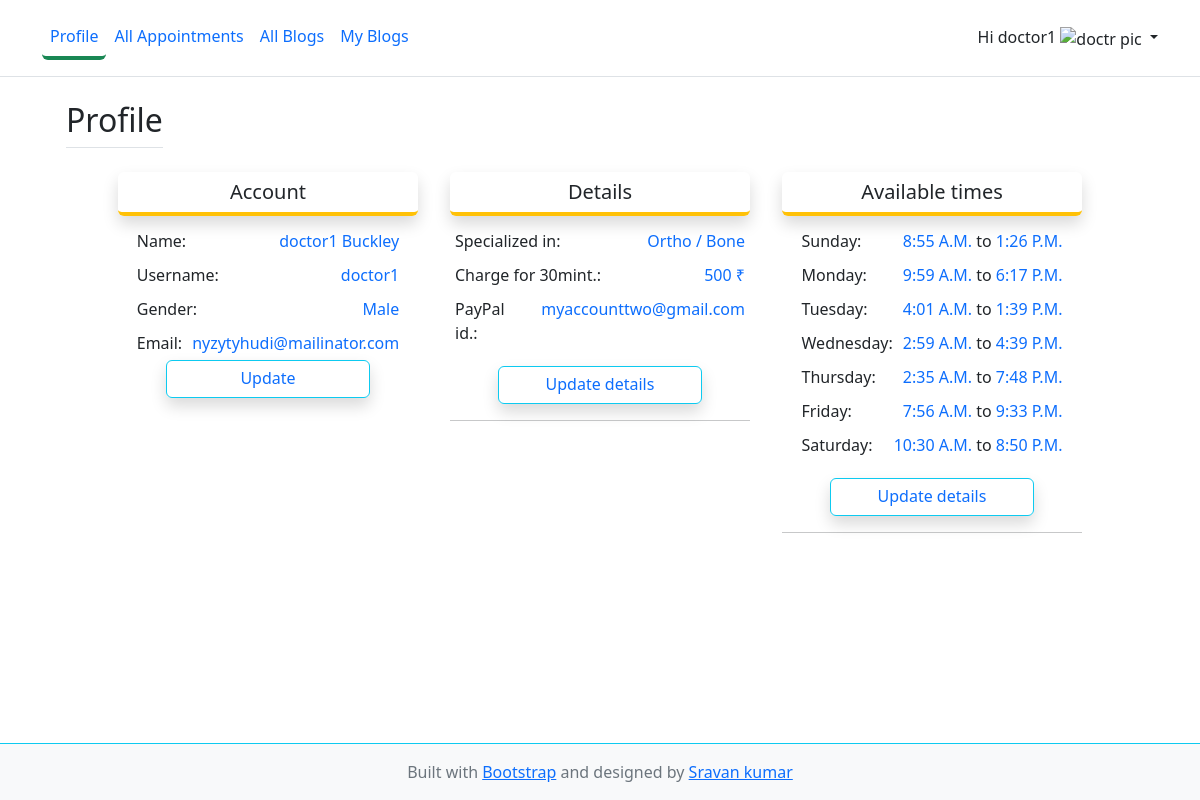
The app's page /doctor/profile/ (signed in) with its own data.
### accounts/models.py (models this page shows, shortened)
class CustomUser(AbstractUser):
    role_options = (
        ('admin', "Admin"),
        ('doctor', "Doctor"),
        ('patient', "Patient"),
    )
    gender_options = (
        ("male", "Male"),
        ("female", "Female"),
    )
    role = models.CharField(choices=role_options, default="admin", max_length=30)
    gender = models.CharField(choices=gender_options, max_length=20)
    age = models.PositiveIntegerField(null=True)

### doctors/models.py (models this page shows, shortened)
class Doctors(models.Model):
    details = models.OneToOneField(CustomUser, on_delete=models.CASCADE, related_name='doctor')
    profile_image = models.ImageField(upload_to='images/doctors', null=True)
    specialized_in = models.ForeignKey(Specialities, on_delete=models.CASCADE)
    charge = models.PositiveIntegerField()
    paypal_account = models.EmailField(max_length=70, null=True)
    sun_start = models.TimeField(null=True, blank=True)
    sun_end = models.TimeField(null=True, blank=True)
    mon_start = models.TimeField(null=True, blank=True)
    mon_end = models.TimeField(null=True, blank=True)
    tue_start = models.TimeField(null=True, blank=True)
    tue_end = models.TimeField(null=True, blank=True)
    wed_start = models.TimeField(null=True, blank=True)
    wed_end = models.TimeField(null=True, blank=True)
    thu_start = models.TimeField(null=True, blank=True)
    thu_end = models.TimeField(null=True, blank=True)
    fri_start = models.TimeField(null=True, blank=True)
    fri_end = models.TimeField(null=True, blank=True)
    sat_start = models.TimeField(null=True, blank=True)
    sat_end = models.TimeField(null=True, blank=True)

class Specialities(models.Model):
    title = models.CharField(max_length=50, unique=True)
    slug = models.CharField(max_length=50, unique=True)
    def __str__(self):
        return self.title

### doctors/views.py (the view)
# urls.py: path('profile/', views.profile, name='profile'),
def profile(request):
    try:
        doctor = Doctors.objects.get(details_id=request.user.id)
        form = AvailableTimeUpdationForm(instance=doctor)
    except:
        doctor = None
        form = AvailableTimeUpdationForm()
    context = {
        'doctor': doctor,
        'form': form
    }
    return render(request, 'doctor/profile.html', context)

### doctors/context_preprocessor.py (called while the page is built)
def specialised_categories(request):
    categories = Specialities.objects.all()
    form = DoctorDetailsForm()
    doctor = Doctors.objects.all()
    context = {
        'fm': form,
        'specialisations': categories,
        'doctors': doctor
    }
    return context

### templates/doctor/profile.html (shortened to what this page needs)
{% extends 'doctor/base.html' %}
{% block content %}
<div class="container px-4 py-2" id="icon-grid">
    <div class="d-flex">
        <h2 class="pb-2 border-bottom">Profile</h2>
    </div>
    <div class="row px-5">
        <div class="col-lg-4 px-md-3 mt-3">
            <h5 class="text-center border-bottom border-4 px-3 py-2 shadow rounded border-warning">Account</h5>
            <div>
                <table cellpadding="5" class="m-auto">
                    <tr class="d-flex justify-content-between">
                        <td>Name:</td>
                        <td class="text-primary">{{ request.user.first_name }} {{ request.user.last_name }}</td>
                    </tr>
                    <tr class="d-flex justify-content-between">
                        <td>Username:</td>
                        <td class="text-primary">{{ request.user.username }}</td>
                    </tr>
                    <tr class="d-flex justify-content-between">
                        <td>Gender:</td>
                        <td style="text-transform: capitalize;" class="text-primary">{{ request.user.gender }}</td>
                    </tr>
                    <tr class="d-flex justify-content-between">
                        <td>Email:</td>
                        <td class="text-primary">{{ request.user.email }}</td>
                    </tr>
                </table>
                <a href="{% url 'doctor:doctor-update' request.user.id %}" class="text-decoration-none">
                    <h6 class="text-center border mx-5 px-3 py-2 shadow rounded border-info">Update</h6>
                </a>
            </div>
        </div>
        <div class="col-lg-4 px-md-3 mt-3">
            <h5 class="text-center border-bottom border-4 px-3 py-2 shadow rounded border-warning">Details</h5>
            <div>
                {% if doctor %}
                <table cellpadding="5" class="m-auto">
                    <tr class="d-flex justify-content-between">
                        <td>Specialized in:</td>
                        <td class="text-primary">{{ doctor.specialized_in }}</td>
                    </tr>
                    <tr class="d-flex justify-content-between">
                        <td>Charge for 30mint.:</td>
                        <td class="text-primary">{{ doctor.charge }} &#8377;</td>
                    </tr>
                    <tr class="d-flex justify-content-between">
                        <td>PayPal id.:</td>
                        <td class="text-primary">{{ doctor.paypal_account }}</td>
                    </tr>
                </table>
                <div class="mt-3">
                    <a href="" class="text-decoration-none" data-bs-toggle="modal" data-bs-target="#exampleModal">
                        <h6 class="text-center border mx-5 px-3 py-2 shadow rounded border-info">Update details</h6>
                    </a>
                </div>
                {% else %}
                <p class="text-danger text-center">Not updated yet</p>
                {% endif %}
                <hr>
            </div>
        </div>
        <div class="col-lg-4 px-md-3 mt-3">
            <h5 class="text-center border-bottom border-4 px-3 py-2 shadow rounded border-warning">Available times</h5>
            {% if doctor %}
            <div>
                <table cellpadding="5" class="m-auto">
                    <tr class="d-flex justify-content-between">
                        <td>Sunday:</td>
                        <td class="text-primary text-uppercase">
                            {{ doctor.sun_start }}
                            <span class="text-dark text-lowercase">to</span>
                            {{ doctor.sun_end }}
                        </td>
                    </tr>
                    <tr class="d-flex justify-content-between">
                        <td>Monday:</td>
                        <td class="text-primary text-uppercase">
                            {{ doctor.mon_start }}
                            <span class="text-dark text-lowercase">to</span>
                            {{ doctor.mon_end }}
                        </td>
                    </tr>
                    <tr class="d-flex justify-content-between">
                        <td>Tuesday:</td>
                        <td class="text-primary text-uppercase">
                            {{ doctor.tue_start }}
                            <span class="text-dark text-lowercase">to</span>
                            {{ doctor.tue_end }}
                        </td>
                    </tr>
                    <tr class="d-flex justify-content-between">
                        <td>Wednesday:</td>
                        <td class="text-primary text-uppercase">
                            {{ doctor.wed_start }}
                            <span class="text-dark text-lowercase">to</span>
                            {{ doctor.wed_end }}
                        </td>
                    </tr>
                    <tr class="d-flex justify-content-between">
                        <td>Thursday:</td>
                        <td class="text-primary text-uppercase">
                            {{ doctor.thu_start }}
                            <span class="text-dark text-lowercase">to</span>
                            {{ doctor.thu_end }}
                        </td>
                    </tr>
                    <tr class="d-flex justify-content-between">
                        <td>Friday:</td>
                        <td class="text-primary text-uppercase">
                            {{ doctor.fri_start }}
                            <span class="text-dark text-lowercase">to</span>
                            {{ doctor.fri_end }}
                        </td>
                    </tr>
                    <tr class="d-flex justify-content-between">
                        <td>Saturday:</td>
                        <td class="text-primary text-uppercase">
                            {{ doctor.sat_start }}
                            <span class="text-dark text-lowercase">to</span>
                            {{ doctor.sat_end }}
                        </td>
                    </tr>
                </table>
                <div class="mt-3">
                    <a href="" class="text-decoration-none" data-bs-toggle="modal" data-bs-target="#availableTimeModal">
                        <h6 class="text-center border mx-5 px-3 py-2 shadow rounded border-info">Update details</h6>
                    </a>
                </div>
            </div>
            {% else %}
            <p class="text-danger text-center">Not updated yet</p>
            {% endif %}
            <hr>
        </div>
    </div>
</div>
{% endblock %}

### templates/doctor/base.html (shortened to what this page needs)
<!doctype html>
{% load static %}
<html lang="en" class="h-100">
<head>
    <link href='https://unpkg.com/boxicons@2.1.2/css/boxicons.min.css' rel='stylesheet'>
    <link href="https://cdn.jsdelivr.net/npm/bootstrap@5.2.0-beta1/dist/css/bootstrap.min.css" rel="stylesheet"
>
    <link href="{% static 'vendor/fontawesome-free/css/all.min.css' %}" rel="stylesheet" type="text/css">
    <link rel="stylesheet" href="{% static 'css/custom.css' %}">
</head>
<body class="d-flex flex-column h-100">
<header class="p-3 mb-3 border-bottom sticky-top bg-white">
    <div class="container">
        <div class="d-flex flex-wrap align-items-center justify-content-center justify-content-lg-start">
            <ul class="nav col-12 col-lg-auto me-lg-auto mb-2 justify-content-center mb-md-0">
                {% url 'doctor:profile' as doc_prof %}
                <li>
                    <a href="{{doc_prof}}"
                       class="nav-link px-2 link-primary {% if request.path == doc_prof %} border-bottom border-success border-4 rounded {% endif %}">Profile</a>
                </li>
                {% url 'doctor:appointments' as doc_app %}
                <li>
                    <a href="{{doc_app}}"
                       class="nav-link px-2 link-primary {% if request.path == doc_app %} border-bottom border-success border-4 rounded {% endif %}">All
                        Appointments</a>
                </li>
                {% url 'blog:blogs' as blogs %}
                <li>
                    <a href="{{ blogs }}"
                       class="nav-link px-2 link-primary {% if request.path == blogs %} border-bottom border-success border-4 rounded {% endif %}">All
                        Blogs</a>
                </li>
                {% url 'blog:my-articles' as my_blogs %}
                <li>
                    <a href="{{ my_blogs }}"
                       class="nav-link px-2 link-primary {% if request.path == my_blogs %} border-bottom border-success border-4 rounded {% endif %}">My
                        Blogs</a>
                </li>
            </ul>
            {% if request.user and request.user.is_authenticated %}
            <div class="dropdown text-end">
                <a href="#" class="d-block link-dark text-decoration-none dropdown-toggle" id="dropdownUser1"
                   data-bs-toggle="dropdown" aria-expanded="false">
                    <span>Hi {{ request.user.username }}</span>
                    {% if request.user.profile_image %}
                    <img src="{{ request.user.profile_image.url }}" alt="doctr pic" width="32px" height="32px">
                    {% else %}
                    {% if request.user.gender == "male" %}
                    <img src="{% static 'img/profile_male.svg' %}" alt="doctr pic" width="32px" height="32px">
                    {% else %}
                    <img src="{% static 'img/profile_female.svg' %}" alt="doctr pic" width="32px" height="32px">
                    {% endif %}
                    {% endif %}
                </a>
            </div>
            {% else %}
            <ul class="nav col-12 col-lg-auto mb-2 justify-content-center mb-md-0">
                <li><a href="{% url 'login' %}" class="btn btn-outline-success mx-3">Login</a></li>
                <li><a href="{% url 'register' %}" class="btn btn-outline-success">Register</a></li>
            </ul>
            {% endif %}
        </div>
    </div>
</header>
<div class="container">
    {% block content %}
    {% endblock %}
</div>
<footer class="footer mt-auto py-3 bg-light border-top border-info">
    <div class="container text-center">
        <span class="text-muted">Built with <a href="https://getbootstrap.com/" target="_blank">Bootstrap</a> and designed by <a
                href="https://github.com/sravan-kumar-ta" target="_blank">Sravan kumar</a>
        </span>
    </div>
</footer>
</body>
</html>

### records on screen
CustomUser: user.username "doctor1", user.first_name "doctor1", user.last_name "Buckley", user.gender "Male", user.email "nyzytyhudi@mailinator.com"
Doctors: specialized_in "Ortho / Bone", charge "500", paypal_account "myaccounttwo@gmail.com", sun_start "8:55 A.M.", sun_end "1:26 P.M.", mon_start "9:59 A.M.", mon_end "6:17 P.M.", tue_start "4:01 A.M.", tue_end "1:39 P.M.", wed_start "2:59 A.M.", wed_end "4:39 P.M.", thu_start "2:35 A.M.", thu_end "7:48 P.M.", fri_start "7:56 A.M.", fri_end "9:33 P.M.", sat_start "10:30 A.M.", sat_end "8:50 P.M."
